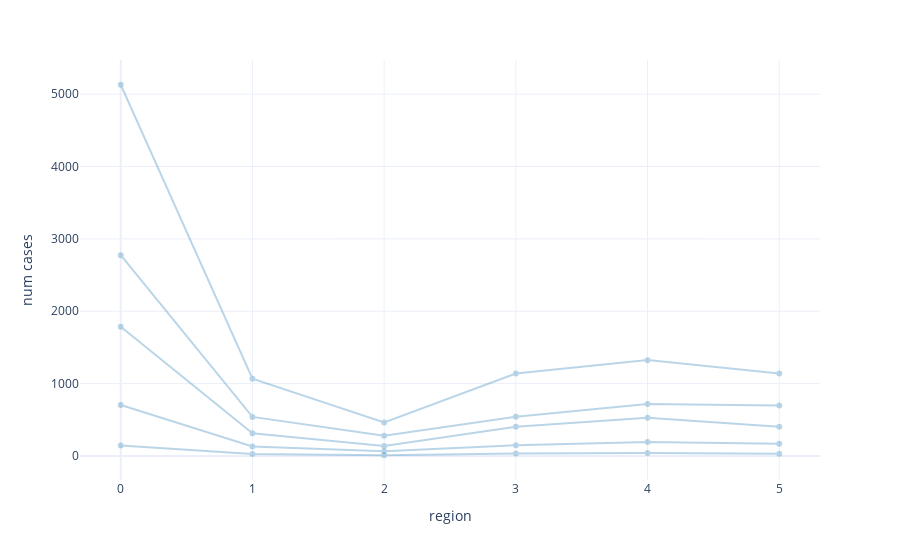

Write notebook code for a chart like this one.
### Code cell
#plot gp_aggr priors directly for the one using config GP hyperparameters
gp_predictive = Predictive(gp_aggr, num_samples = 5)
gp_draws = gp_predictive(random.PRNGKey(6), config)["gp_aggr"]
plot_process(jnp.expand_dims(gp_draws, axis = 0))

### Figure 1 — Plotly figure (JSON) as saved in the notebook; plotly's stock layout.template omitted (floating-point values rounded to 4 significant figures)
{"data": [{"hovertemplate": "<extra></extra>", "legendgroup": "", "line": {"color": "#636efa", "dash": "solid"}, "marker": {"symbol": "circle"}, "mode": "lines", "name": "", "orientation": "v", "showlegend": false, "type": "scatter", "xaxis": "x", "yaxis": "y"}, {"line": {"color": "rgb(31, 119, 180)"}, "opacity": 0.3, "type": "scatter", "x": [0, 1, 2, 3, 4, 5], "y": [143.9, 28.3, 9.751, 34.64, 41.96, 29.22]}, {"line": {"color": "rgb(31, 119, 180)"}, "opacity": 0.3, "type": "scatter", "x": [0, 1, 2, 3, 4, 5], "y": [1786.0, 314.2, 139.1, 404.0, 527.2, 401.9]}, {"line": {"color": "rgb(31, 119, 180)"}, "opacity": 0.3, "type": "scatter", "x": [0, 1, 2, 3, 4, 5], "y": [2774.0, 540.0, 278.5, 541.9, 716.9, 696.2]}, {"line": {"color": "rgb(31, 119, 180)"}, "opacity": 0.3, "type": "scatter", "x": [0, 1, 2, 3, 4, 5], "y": [5130.0, 1067.0, 462.4, 1138.0, 1324.0, 1138.0]}, {"line": {"color": "rgb(31, 119, 180)"}, "opacity": 0.3, "type": "scatter", "x": [0, 1, 2, 3, 4, 5], "y": [705.1, 131.2, 66.46, 146.6, 191.2, 169.6]}], "layout": {"legend": {"tracegroupgap": 0}, "margin": {"t": 60}, "showlegend": false, "xaxis": {"anchor": "y", "domain": [0, 1], "title": {"text": "region"}}, "yaxis": {"anchor": "x", "domain": [0, 1], "title": {"text": "num cases"}}}}
